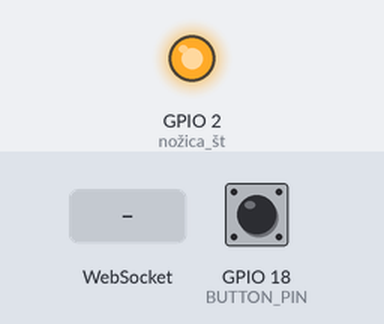
Bench run of a program on a simulated ESP32. Shown: output pins drawn as LEDs (lit = HIGH). The test bench sets the inputs (shaded band); at power-on: GPIO 18 (BUTTON_PIN) LOW. WiFi joins after 1.5 s; servers stay silent unless stated; what the program prints to the serial monitor is not drawn.

Above: at 1.6 s.
At 4.2 s:
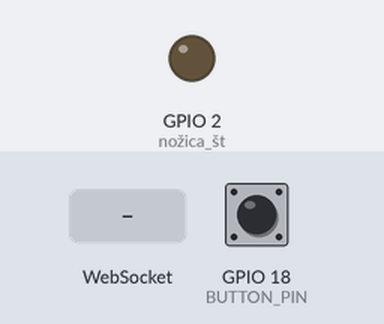
4.3 s: WebSocket text "LED" received
5.8 s: WebSocket text "1" received
Timing chart, 0 to 8.8 s (numbered marks = the images above; inputs shaded):
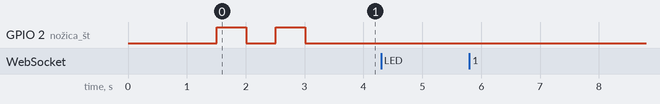

The program:

main.cpp
```cpp
#include <Arduino.h>
#include "WiFi.h"
#include "WebSocketsClient.h" // Sockets - množina (s na koncu)

#include <ArduinoJson.h>

const char* ssid = "Liberty";
const char* password = "Maun2003";

int portNumber = 8811; // preko vrat 8811 se bo esp32 povezal na node.js strežnik

bool trenutnoStanje;
const int BUTTON_PIN = 18;

String dataString;


WebSocketsClient webSocket; // objekt razreda WebSocketsClient, ki nam omogoča komunikacijo preko protokola WebSocket s strežnikom, ki teče na računalniku (node.js strežnik)

// koda, ki se izvede ob prejemu sproročila preko spletnega vtičnika (WebSocket-a) 8811
void webSocketEvent(WStype_t type, uint8_t * payload, size_t length){
  switch(type) {
    case WStype_TEXT:
    {
    // v tem delu prenešeni string z JSON sporočilom pretvorimo v JSON objekt
    // <256> določa kapaciteto objekta doc - StaticJsonDocument doc(256); - 256 bajtov, kar je dovolj za naše potrebe
    JsonDocument doc;
    // deserializacija JSON sporočila - prenešeni string z JSON sporočilom pretvorimo v JSON objekt doc
    // sporočilo bo shranjeno v objektu doc
    DeserializationError error = deserializeJson(doc, payload, length);
    // preverimo, ali je prišlo do napake pri deserializaciji JSON sporočila
    if (error) {
      Serial.print("Napaka pri deserializaciji JSON sporočila: ");
      Serial.println(error.c_str());
      return;
    }

    char tip[40]; // spremenljivka za besedo iz JSON strukture
    memset(tip, 0, sizeof(tip)); // izbrišemo vse vrednosti iz znakovnega niza tip, da bo prazen
    strcpy(tip, doc["tipSporočila"]); // iz JSON strukture v spremenljivko tip kopiramo vrednost pod ključem "tipSporočila" | v našem primeru je tip="LED"

    if(strcmp(tip, "LED") == 0) { // če je tip sporočila "LED", potem izvedemo naslednje
      int vrednost = doc["vrednost"]; // v spremenljivko vrednost zapišemo vrednost iz JSON strukture pod ključem "vrednost" | v našem primeru je vrednost=1 ali 0
      int pin = doc["pin"]; // v spremenljivko pin zapišemo vrednost iz JSON strukture pod ključem "pin" | v našem primeru je pin=2
      if(pin==2) { // če je pin 2, potem izvedemo naslednje
        if(vrednost == 0) {
          digitalWrite(2, LOW); // na nožici 2 zapišemo nizko vrednost - LED ugasne
        } else if(vrednost == 1) {
          digitalWrite(2, HIGH); // na nožici 2 zapišemo visoko vrednost - LED zasveti
        }
      }
    }
    } // konec if stavka, ki preverja tip sporočila

      Serial.print("Prejeto sporočilo: ");
      Serial.println((char*)payload);

      default:
        break;

  } // konec switch stavka
} // konec funkcije webSocketEvent

void setup() {
  // put your setup code here, to run once:
  // tu zapišemo kodo, ki se bo izvedla le enkrat - nastavitve

  Serial.begin(115200); // hitrost komunikacije preko serijskega protokola

  // WiFi.mode(WIFI_STA); // nastavitev WiFi načina delovanja na "Station" (STA) - esp32 se bo obnašal kot odjemalec, ki se povezuje na WiFi omrežje
  WiFi.begin(ssid, password); // poženemo WiFi omrežje - se priklopimo

  while (WiFi.status() != WL_CONNECTED)
  {
    delay(500);
    Serial.println("Povezovanje z WiFi omrežjem...");
  }

  Serial.println("Povezava z WiFi omrežjem je vzpostavljena.");
  Serial.print("IP naslov esp32 modula je: ");
  Serial.println(WiFi.localIP());

  // poženemo WebSocket strežnik in določimo "callback" funkcijo, ki se izvede ob vsakem dogodku na spletnem vtičniku (WebSocket-u)
  webSocket.begin("192.168.1.198", 8811); // povezava na node.js strežnik, ki teče na IP naslovu 192.168.1.198, preko vrat 8811

  // del, ki služi kot indikator, de je koda prenešena na modul
  pinMode(2, OUTPUT); // nožica št. 2 bo delovala kot izhod
  pinMode(BUTTON_PIN, INPUT);
  digitalWrite(2, HIGH); // na nožici 2 zapišemo visoko vrednost - LED zasveti
  delay(500); // zakasnitev izvedbe programa za specificiran čas v milisekundah, 1000 ms = 1 s
  digitalWrite(2, LOW); // na nožici 2 zapišemo nizko vrednost - LED ugasne
  delay(500); // zakasnitev izvedbe programa za specificiran čas v milisekundah, 1000 ms = 1 s
  digitalWrite(2, HIGH); // na nožici 2 zapišemo visoko vrednost - LED zasveti
  delay(500); // zakasnitev izvedbe programa za specificiran čas v milisekundah, 1000 ms = 1 s
  digitalWrite(2, LOW); // na nožici 2 zapišemo nizko vrednost - LED ugasne

  Serial.println(WiFi.localIP());
  Serial.println(WiFi.getMode());

  webSocket.onEvent(webSocketEvent); // določimo funkcijo, ki se izvede ob vsakem dogodku na spletnem vtičniku (WebSocket-u) - ob prejemu sporočila, ob povezavi, ob prekinitvi povezave, ...

}

void loop() {
  // put your main code here, to run repeatedly:
  // tu zapišemo kodo, ki se ponavljajoče izvaja

  webSocket.loop(); // spremlja prisotnost klientov in posluša njihove WebSocket zahteve ("request")

  trenutnoStanje = digitalRead(BUTTON_PIN);

  Serial.println(trenutnoStanje);

  if(trenutnoStanje == HIGH){
    dataString = R"({"tipSporočila":"Tipka","pin":18,"vrednost":1})"; //R"()";
    webSocket.sendTXT(dataString);
  } else {
    dataString = R"({"tipSporočila":"Tipka","pin":18,"vrednost":0})"; //R"()";
    webSocket.sendTXT(dataString);
  }

}
```
